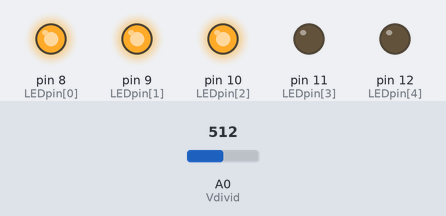
A sketch run on a simulated Arduino Uno, built with avr-gcc and run on an emulated ATmega328P. On the bench: output pins drawn as LEDs (lit = HIGH). The inputs (shaded band) are chosen by the test bench; at power-on: A0 (Vdivid) = 512.

Above: at 1.8 s.
1.9 s: A0 (Vdivid) set to 669
3.4 s: A0 (Vdivid) set to 697
At 4.8 s:
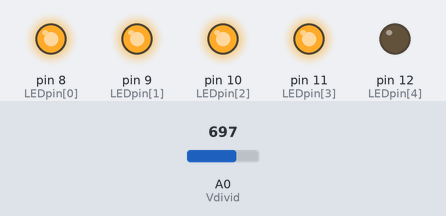
5.5 s: A0 (Vdivid) set to 511
At 6.4 s:
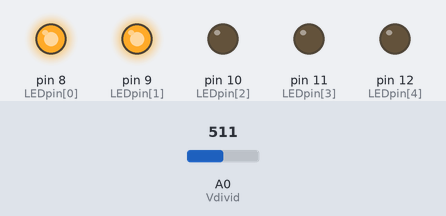
7.5 s: A0 (Vdivid) set to 349
9.2 s: A0 (Vdivid) set to 333
At 10.6 s:
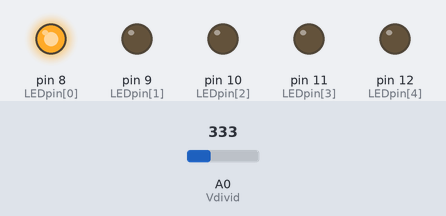
11.5 s: A0 (Vdivid) set to 716
At 13.4 s:
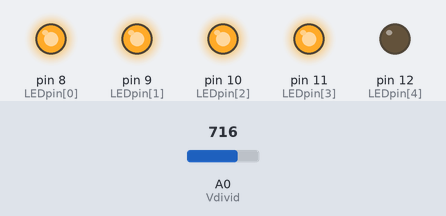
Timing chart, 0 to 14.5 s (numbered marks = the images above; inputs shaded):
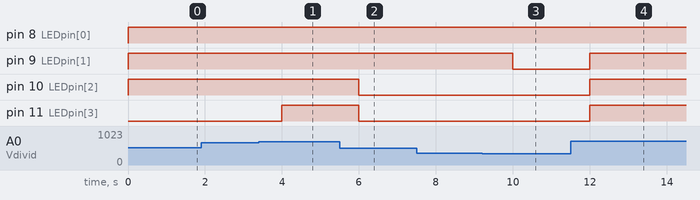

Measured:
- the behaviour switches between 681 and 682 on A0 (Vdivid) (found by bisection; images 0 and 1)
- the behaviour switches between 341 and 340 on A0 (Vdivid) (found by bisection; images 2 and 3)
- after the input at 1.9 s, every drawn part: stays the same
- after the input at 3.4 s, pin 11 (LEDpin[3]): LOW → HIGH after 0.60 s
- after the input at 5.5 s, pin 10 (LEDpin[2]), pin 11 (LEDpin[3]): HIGH → LOW after 0.50 s
- after the input at 7.5 s, every drawn part: stays the same
- after the input at 9.2 s, pin 9 (LEDpin[1]): HIGH → LOW after 0.80 s
- after the input at 11.5 s, pin 9 (LEDpin[1]), pin 10 (LEDpin[2]), pin 11 (LEDpin[3]): LOW → HIGH after 0.50 s

The sketch:

SoundSensor.ino
```cpp
const int Vdivid = A0; // voltage divider analog pin
const int nLEDs = 5; // number of LEDs
const int LEDpin[] = {8, 9, 10, 11 ,12}; // LED pins
int reading, level;

void setup() {
  for(int i = 0; i < nLEDs; i++){
    pinMode(LEDpin[i],OUTPUT);
  }
  pinMode(Vdivid,INPUT);
  Serial.begin(9600);

}

void loop() {
 reading = analogRead(Vdivid); // voltage divider reading
 level = 0; // set number of LEDs to zero
 level = map(reading, 0, 1023, 0, nLEDs+1); // map reading to level
 for (int i = 0; i < nLEDs; i++)
 { // turn on LED
 if (i < level) digitalWrite(LEDpin[i], HIGH); // less than level
 else digitalWrite(LEDpin[i],LOW); // otherwise turn off LED
 }
 delay(1000);
}
```
